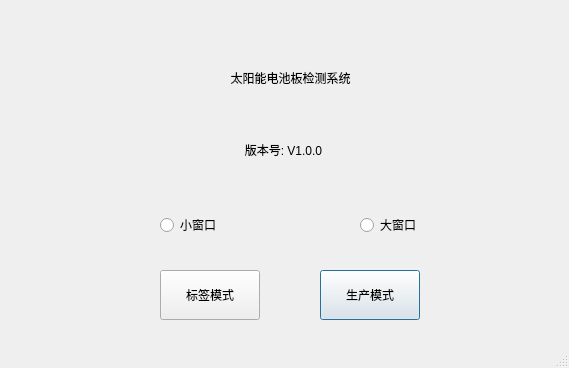
<?xml version="1.0" encoding="UTF-8"?>
<ui version="4.0">
 <class>Dialog</class>
 <widget class="QDialog" name="Dialog">
  <property name="geometry">
   <rect>
    <x>0</x>
    <y>0</y>
    <width>569</width>
    <height>368</height>
   </rect>
  </property>
  <property name="windowTitle">
   <string>太阳能电池板检测系统-工作模式选择</string>
  </property>
  <property name="sizeGripEnabled">
   <bool>true</bool>
  </property>
  <widget class="QPushButton" name="productBtn">
   <property name="geometry">
    <rect>
     <x>320</x>
     <y>270</y>
     <width>100</width>
     <height>50</height>
    </rect>
   </property>
   <property name="styleSheet">
    <string notr="true">font: 75 12pt &quot;Adobe Arabic&quot;;</string>
   </property>
   <property name="text">
    <string>生产模式</string>
   </property>
  </widget>
  <widget class="QPushButton" name="labelBtn">
   <property name="geometry">
    <rect>
     <x>160</x>
     <y>270</y>
     <width>100</width>
     <height>50</height>
    </rect>
   </property>
   <property name="styleSheet">
    <string notr="true">font: 75 12pt &quot;Adobe Arabic&quot;;</string>
   </property>
   <property name="text">
    <string>标签模式</string>
   </property>
  </widget>
  <widget class="QLabel" name="label">
   <property name="geometry">
    <rect>
     <x>10</x>
     <y>50</y>
     <width>561</width>
     <height>55</height>
    </rect>
   </property>
   <property name="styleSheet">
    <string notr="true">font: 75 36pt &quot;Adobe Arabic&quot;;</string>
   </property>
   <property name="text">
    <string>太阳能电池板检测系统</string>
   </property>
   <property name="alignment">
    <set>Qt::AlignCenter</set>
   </property>
  </widget>
  <widget class="QLabel" name="label_2">
   <property name="geometry">
    <rect>
     <x>3</x>
     <y>129</y>
     <width>561</width>
     <height>41</height>
    </rect>
   </property>
   <property name="styleSheet">
    <string notr="true">font: 75 20pt &quot;Adobe Arabic&quot;;</string>
   </property>
   <property name="text">
    <string>版本号: V1.0.0</string>
   </property>
   <property name="alignment">
    <set>Qt::AlignCenter</set>
   </property>
  </widget>
  <widget class="QWidget" name="horizontalLayoutWidget">
   <property name="geometry">
    <rect>
     <x>160</x>
     <y>200</y>
     <width>261</width>
     <height>51</height>
    </rect>
   </property>
   <layout class="QHBoxLayout" name="horizontalLayout">
    <item>
     <widget class="QRadioButton" name="windowSize1">
      <property name="styleSheet">
       <string notr="true">font: 14pt &quot;AcadEref&quot;;</string>
      </property>
      <property name="text">
       <string>小窗口</string>
      </property>
     </widget>
    </item>
    <item>
     <spacer name="horizontalSpacer">
      <property name="orientation">
       <enum>Qt::Horizontal</enum>
      </property>
      <property name="sizeHint" stdset="0">
       <size>
        <width>40</width>
        <height>20</height>
       </size>
      </property>
     </spacer>
    </item>
    <item>
     <widget class="QRadioButton" name="windowSize2">
      <property name="styleSheet">
       <string notr="true">font: 14pt &quot;AcadEref&quot;;</string>
      </property>
      <property name="text">
       <string>大窗口</string>
      </property>
     </widget>
    </item>
   </layout>
  </widget>
 </widget>
 <resources/>
 <connections/>
</ui>
